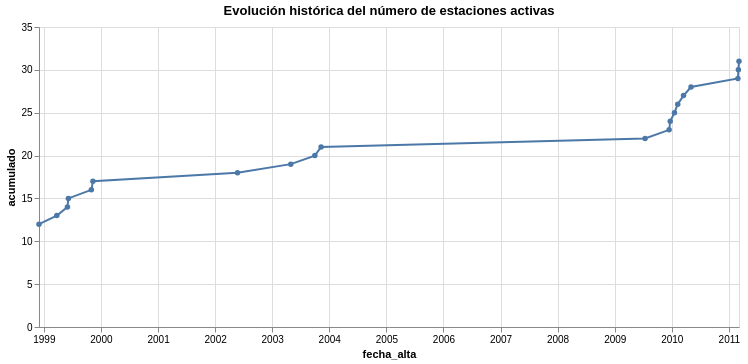

Write notebook code for a chart like this one.
### Code cell
#VISUALIZACIÓN 3 - Estaciones activas a lo largo del tiempo (línea)

#Muestra cómo ha crecido la red:
df_timeline = df_05.groupby('fecha_alta', as_index=False).size()
df_timeline['acumulado'] = df_timeline['size'].cumsum()

chart_timeline = alt.Chart(df_timeline).mark_line(point=True).encode(
    x='fecha_alta:T',
    y='acumulado:Q',
    tooltip=['fecha_alta:T','acumulado:Q']
).properties(
    title='Evolución histórica del número de estaciones activas',
    width=700,
    height=300
)

chart_timeline

### Figure 1 — Vega-Lite specification as saved in the notebook (floating-point values rounded to 4 significant figures)
{"config": {"view": {"continuousWidth": 300, "continuousHeight": 300}}, "data": {"name": "data-7a078dee0998f860dd0dded454095925"}, "mark": {"type": "line", "point": true}, "encoding": {"tooltip": [{"field": "fecha_alta", "type": "temporal"}, {"field": "acumulado", "type": "quantitative"}], "x": {"field": "fecha_alta", "type": "temporal"}, "y": {"field": "acumulado", "type": "quantitative"}}, "height": 300, "title": "Evolución histórica del número de estaciones activas", "width": 700, "$schema": "https://vega.github.io/schema/vega-lite/v5.20.1.json", "datasets": {"data-7a078dee0998f860dd0dded454095925": [{"fecha_alta": "1998-12-01T00:00:00", "size": 12, "acumulado": 12}, {"fecha_alta": "1999-03-25T00:00:00", "size": 1, "acumulado": 13}, {"fecha_alta": "1999-06-01T00:00:00", "size": 1, "acumulado": 14}, {"fecha_alta": "1999-06-07T00:00:00", "size": 1, "acumulado": 15}, {"fecha_alta": "1999-11-01T00:00:00", "size": 1, "acumulado": 16}, {"fecha_alta": "1999-11-11T00:00:00", "size": 1, "acumulado": 17}, {"fecha_alta": "2002-05-24T00:00:00", "size": 1, "acumulado": 18}, {"fecha_alta": "2003-04-30T00:00:00", "size": 1, "acumulado": 19}, {"fecha_alta": "2003-10-01T00:00:00", "size": 1, "acumulado": 20}, {"fecha_alta": "2003-11-10T00:00:00", "size": 1, "acumulado": 21}, {"fecha_alta": "2009-07-14T00:00:00", "size": 1, "acumulado": 22}, {"fecha_alta": "2009-12-15T00:00:00", "size": 1, "acumulado": 23}, {"fecha_alta": "2009-12-22T00:00:00", "size": 1, "acumulado": 24}, {"fecha_alta": "2010-01-18T00:00:00", "size": 1, "acumulado": 25}, {"fecha_alta": "2010-02-08T00:00:00", "size": 1, "acumulado": 26}, {"fecha_alta": "2010-03-17T00:00:00", "size": 1, "acumulado": 27}, {"fecha_alta": "2010-05-04T00:00:00", "size": 1, "acumulado": 28}, {"fecha_alta": "2011-02-28T00:00:00", "size": 1, "acumulado": 29}, {"fecha_alta": "2011-03-03T00:00:00", "size": 1, "acumulado": 30}, {"fecha_alta": "2011-03-07T00:00:00", "size": 1, "acumulado": 31}]}}
